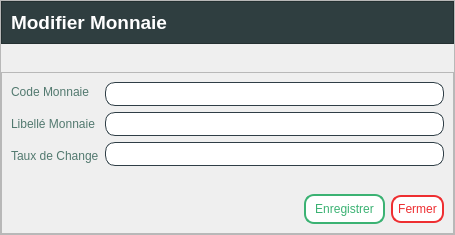
<?xml version="1.0" encoding="UTF-8"?>
<ui version="4.0">
 <class>Form</class>
 <widget class="QWidget" name="Form">
  <property name="geometry">
   <rect>
    <x>0</x>
    <y>0</y>
    <width>455</width>
    <height>235</height>
   </rect>
  </property>
  <property name="windowTitle">
   <string>Form</string>
  </property>
  <property name="styleSheet">
   <string notr="true"/>
  </property>
  <layout class="QVBoxLayout" name="verticalLayout">
   <property name="leftMargin">
    <number>0</number>
   </property>
   <property name="topMargin">
    <number>0</number>
   </property>
   <property name="rightMargin">
    <number>0</number>
   </property>
   <property name="bottomMargin">
    <number>0</number>
   </property>
   <item>
    <widget class="QFrame" name="frame">
     <property name="frameShape">
      <enum>QFrame::StyledPanel</enum>
     </property>
     <property name="frameShadow">
      <enum>QFrame::Raised</enum>
     </property>
     <layout class="QVBoxLayout" name="verticalLayout_2">
      <property name="leftMargin">
       <number>0</number>
      </property>
      <property name="topMargin">
       <number>0</number>
      </property>
      <property name="rightMargin">
       <number>0</number>
      </property>
      <property name="bottomMargin">
       <number>0</number>
      </property>
      <item>
       <widget class="QFrame" name="frame_2">
        <property name="styleSheet">
         <string notr="true">background-color: #2f3e40; /*#2f3e46,1a535c;1d3557;233d4d*/
color: rgb(255, 255, 255);</string>
        </property>
        <property name="frameShape">
         <enum>QFrame::StyledPanel</enum>
        </property>
        <property name="frameShadow">
         <enum>QFrame::Raised</enum>
        </property>
        <layout class="QHBoxLayout" name="horizontalLayout">
         <item>
          <widget class="QLabel" name="label">
           <property name="font">
            <font>
             <family>Segoe UI</family>
             <pointsize>14</pointsize>
             <bold>true</bold>
            </font>
           </property>
           <property name="text">
            <string>Modifier Monnaie</string>
           </property>
          </widget>
         </item>
         <item>
          <spacer name="horizontalSpacer">
           <property name="orientation">
            <enum>Qt::Horizontal</enum>
           </property>
           <property name="sizeHint" stdset="0">
            <size>
             <width>466</width>
             <height>20</height>
            </size>
           </property>
          </spacer>
         </item>
        </layout>
       </widget>
      </item>
      <item>
       <spacer name="verticalSpacer">
        <property name="orientation">
         <enum>Qt::Vertical</enum>
        </property>
        <property name="sizeHint" stdset="0">
         <size>
          <width>20</width>
          <height>40</height>
         </size>
        </property>
       </spacer>
      </item>
      <item>
       <widget class="QFrame" name="frame_3">
        <property name="frameShape">
         <enum>QFrame::StyledPanel</enum>
        </property>
        <property name="frameShadow">
         <enum>QFrame::Raised</enum>
        </property>
        <layout class="QVBoxLayout" name="verticalLayout_3">
         <item>
          <layout class="QHBoxLayout" name="horizontalLayout_2">
           <item>
            <layout class="QVBoxLayout" name="verticalLayout_4">
             <property name="spacing">
              <number>12</number>
             </property>
             <item>
              <widget class="QLabel" name="label_3">
               <property name="palette">
                <palette>
                 <active>
                  <colorrole role="WindowText">
                   <brush brushstyle="SolidPattern">
                    <color alpha="255">
                     <red>82</red>
                     <green>121</green>
                     <blue>111</blue>
                    </color>
                   </brush>
                  </colorrole>
                  <colorrole role="Button">
                   <brush brushstyle="SolidPattern">
                    <color alpha="255">
                     <red>220</red>
                     <green>220</green>
                     <blue>220</blue>
                    </color>
                   </brush>
                  </colorrole>
                  <colorrole role="Text">
                   <brush brushstyle="SolidPattern">
                    <color alpha="255">
                     <red>82</red>
                     <green>121</green>
                     <blue>111</blue>
                    </color>
                   </brush>
                  </colorrole>
                  <colorrole role="ButtonText">
                   <brush brushstyle="SolidPattern">
                    <color alpha="255">
                     <red>82</red>
                     <green>121</green>
                     <blue>111</blue>
                    </color>
                   </brush>
                  </colorrole>
                  <colorrole role="Base">
                   <brush brushstyle="SolidPattern">
                    <color alpha="255">
                     <red>220</red>
                     <green>220</green>
                     <blue>220</blue>
                    </color>
                   </brush>
                  </colorrole>
                  <colorrole role="Window">
                   <brush brushstyle="SolidPattern">
                    <color alpha="255">
                     <red>220</red>
                     <green>220</green>
                     <blue>220</blue>
                    </color>
                   </brush>
                  </colorrole>
                  <colorrole role="PlaceholderText">
                   <brush brushstyle="SolidPattern">
                    <color alpha="255">
                     <red>82</red>
                     <green>121</green>
                     <blue>111</blue>
                    </color>
                   </brush>
                  </colorrole>
                 </active>
                 <inactive>
                  <colorrole role="WindowText">
                   <brush brushstyle="SolidPattern">
                    <color alpha="255">
                     <red>82</red>
                     <green>121</green>
                     <blue>111</blue>
                    </color>
                   </brush>
                  </colorrole>
                  <colorrole role="Button">
                   <brush brushstyle="SolidPattern">
                    <color alpha="255">
                     <red>220</red>
                     <green>220</green>
                     <blue>220</blue>
                    </color>
                   </brush>
                  </colorrole>
                  <colorrole role="Text">
                   <brush brushstyle="SolidPattern">
                    <color alpha="255">
                     <red>82</red>
                     <green>121</green>
                     <blue>111</blue>
                    </color>
                   </brush>
                  </colorrole>
                  <colorrole role="ButtonText">
                   <brush brushstyle="SolidPattern">
                    <color alpha="255">
                     <red>82</red>
                     <green>121</green>
                     <blue>111</blue>
                    </color>
                   </brush>
                  </colorrole>
                  <colorrole role="Base">
                   <brush brushstyle="SolidPattern">
                    <color alpha="255">
                     <red>220</red>
                     <green>220</green>
                     <blue>220</blue>
                    </color>
                   </brush>
                  </colorrole>
                  <colorrole role="Window">
                   <brush brushstyle="SolidPattern">
                    <color alpha="255">
                     <red>220</red>
                     <green>220</green>
                     <blue>220</blue>
                    </color>
                   </brush>
                  </colorrole>
                  <colorrole role="PlaceholderText">
                   <brush brushstyle="SolidPattern">
                    <color alpha="255">
                     <red>82</red>
                     <green>121</green>
                     <blue>111</blue>
                    </color>
                   </brush>
                  </colorrole>
                 </inactive>
                 <disabled>
                  <colorrole role="WindowText">
                   <brush brushstyle="SolidPattern">
                    <color alpha="255">
                     <red>82</red>
                     <green>121</green>
                     <blue>111</blue>
                    </color>
                   </brush>
                  </colorrole>
                  <colorrole role="Button">
                   <brush brushstyle="SolidPattern">
                    <color alpha="255">
                     <red>220</red>
                     <green>220</green>
                     <blue>220</blue>
                    </color>
                   </brush>
                  </colorrole>
                  <colorrole role="Text">
                   <brush brushstyle="SolidPattern">
                    <color alpha="255">
                     <red>82</red>
                     <green>121</green>
                     <blue>111</blue>
                    </color>
                   </brush>
                  </colorrole>
                  <colorrole role="ButtonText">
                   <brush brushstyle="SolidPattern">
                    <color alpha="255">
                     <red>82</red>
                     <green>121</green>
                     <blue>111</blue>
                    </color>
                   </brush>
                  </colorrole>
                  <colorrole role="Base">
                   <brush brushstyle="SolidPattern">
                    <color alpha="255">
                     <red>220</red>
                     <green>220</green>
                     <blue>220</blue>
                    </color>
                   </brush>
                  </colorrole>
                  <colorrole role="Window">
                   <brush brushstyle="SolidPattern">
                    <color alpha="255">
                     <red>220</red>
                     <green>220</green>
                     <blue>220</blue>
                    </color>
                   </brush>
                  </colorrole>
                  <colorrole role="PlaceholderText">
                   <brush brushstyle="SolidPattern">
                    <color alpha="255">
                     <red>82</red>
                     <green>121</green>
                     <blue>111</blue>
                    </color>
                   </brush>
                  </colorrole>
                 </disabled>
                </palette>
               </property>
               <property name="styleSheet">
                <string notr="true">color: #52796f;</string>
               </property>
               <property name="text">
                <string>Code Monnaie</string>
               </property>
              </widget>
             </item>
             <item>
              <widget class="QLabel" name="label_4">
               <property name="font">
                <font>
                 <family>Segoe UI</family>
                 <pointsize>9</pointsize>
                </font>
               </property>
               <property name="styleSheet">
                <string notr="true">color: #52796f;</string>
               </property>
               <property name="text">
                <string>Libellé Monnaie</string>
               </property>
              </widget>
             </item>
             <item>
              <widget class="QLabel" name="label_2">
               <property name="styleSheet">
                <string notr="true">color: #52796f;</string>
               </property>
               <property name="text">
                <string>Taux de Change</string>
               </property>
              </widget>
             </item>
            </layout>
           </item>
           <item>
            <layout class="QVBoxLayout" name="verticalLayout_6">
             <property name="spacing">
              <number>6</number>
             </property>
             <item>
              <widget class="QLineEdit" name="code_monnaie">
               <property name="styleSheet">
                <string notr="true">border : 1px solid #2f3e46;
border-radius:10px;
padding: 3px;
background-color: white;
color: #2f3e46;
</string>
               </property>
              </widget>
             </item>
             <item>
              <widget class="QLineEdit" name="libelle_monnaie">
               <property name="styleSheet">
                <string notr="true">border : 1px solid #2f3e46;
border-radius:10px;
padding: 3px;
background-color: white;
color: #2f3e46;
</string>
               </property>
               <property name="text">
                <string/>
               </property>
              </widget>
             </item>
             <item>
              <widget class="QLineEdit" name="taux_change">
               <property name="styleSheet">
                <string notr="true">border : 1px solid #2f3e46;
border-radius:10px;
padding: 3px;
background-color: white;
color: #2f3e46;
</string>
               </property>
              </widget>
             </item>
            </layout>
           </item>
          </layout>
         </item>
         <item>
          <spacer name="verticalSpacer_2">
           <property name="orientation">
            <enum>Qt::Vertical</enum>
           </property>
           <property name="sizeHint" stdset="0">
            <size>
             <width>20</width>
             <height>40</height>
            </size>
           </property>
          </spacer>
         </item>
         <item>
          <layout class="QHBoxLayout" name="horizontalLayout_4">
           <property name="topMargin">
            <number>0</number>
           </property>
           <property name="bottomMargin">
            <number>0</number>
           </property>
           <item>
            <spacer name="horizontalSpacer_2">
             <property name="orientation">
              <enum>Qt::Horizontal</enum>
             </property>
             <property name="sizeHint" stdset="0">
              <size>
               <width>40</width>
               <height>20</height>
              </size>
             </property>
            </spacer>
           </item>
           <item>
            <widget class="QPushButton" name="enregistrer_modifier_monnaie">
             <property name="styleSheet">
              <string notr="true">QPushButton {width: 65px;
background-color: white;
border: 2px solid #3bb273;
color: #3bb273;
padding: 6px;
border-radius: 10px;}

QPushButton:hover {background-color: #3bb273;color: white;}
QPushButton:pressed { margin: 1px; }
</string>
             </property>
             <property name="text">
              <string>Enregistrer</string>
             </property>
            </widget>
           </item>
           <item>
            <widget class="QPushButton" name="fermer_modifier_monnaie">
             <property name="styleSheet">
              <string notr="true">QPushButton {background-color: white;
border: 2px solid #ee2e31;
color: #ee2e31;
padding: 5px;
border-radius: 10px;}
QPushButton:hover {
background-color: #ee2e31;
color: white;
}
QPushButton:pressed{
margin: 1px;
}
/*#ee2e31*/</string>
             </property>
             <property name="text">
              <string>Fermer</string>
             </property>
            </widget>
           </item>
          </layout>
         </item>
        </layout>
       </widget>
      </item>
     </layout>
    </widget>
   </item>
  </layout>
 </widget>
 <resources/>
 <connections/>
</ui>
